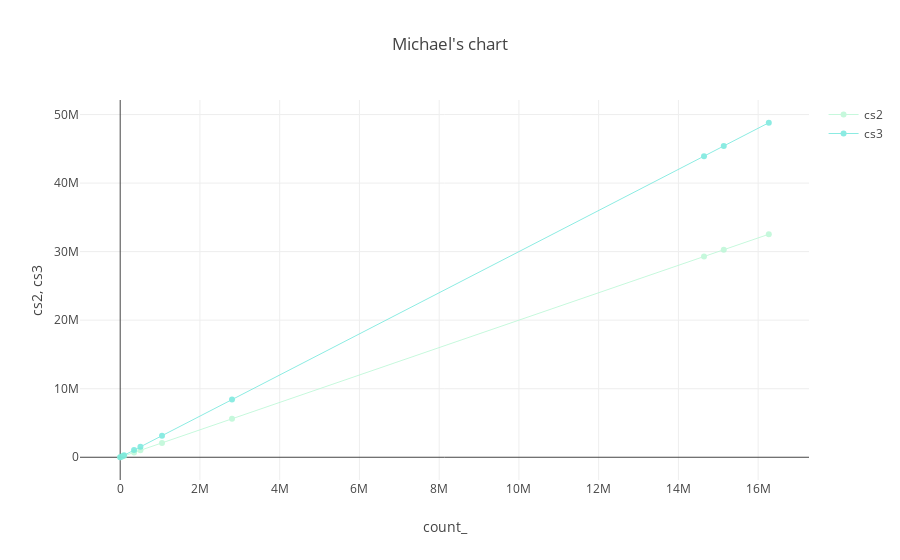

Notebook cell for this chart:
### Markdown cell above
# Kql - render linechart

### Code cell
%%kql 
PageViews 
| summarize count() by Language 
//| sort by count_ 
| limit 10
| extend cs2 = 2 * count_
| extend cs3 = 3 * count_
//| extend cs4 = 4 * count_
//| extend cs5 = count_ * count_
| render linechart title="Michael's chart"

### Figure 1 — Plotly figure (JSON) as saved in the notebook; plotly's stock layout.template omitted (floating-point values rounded to 4 significant figures)
{"data": [{"line": {"color": "rgb(184, 247, 212)", "width": 1}, "name": "cs2", "opacity": 0.8, "type": "scatter", "x": [36, 54276, 95190, 347922, 507336, 1048386, 2804334, 14641824, 15137646, 16266774], "y": [72, 108552, 190380, 695844, 1014672, 2096772, 5608668, 29283648, 30275292, 32533548]}, {"line": {"color": "rgb(111, 231, 219)", "width": 1}, "name": "cs3", "opacity": 0.8, "type": "scatter", "x": [36, 54276, 95190, 347922, 507336, 1048386, 2804334, 14641824, 15137646, 16266774], "y": [108, 162828, 285570, 1043766, 1522008, 3145158, 8413002, 43925472, 45412938, 48800322]}], "layout": {"showlegend": true, "title": "Michael's chart", "xaxis": {"title": "count_"}, "yaxis": {"title": "cs2, cs3", "type": "linear"}}}
